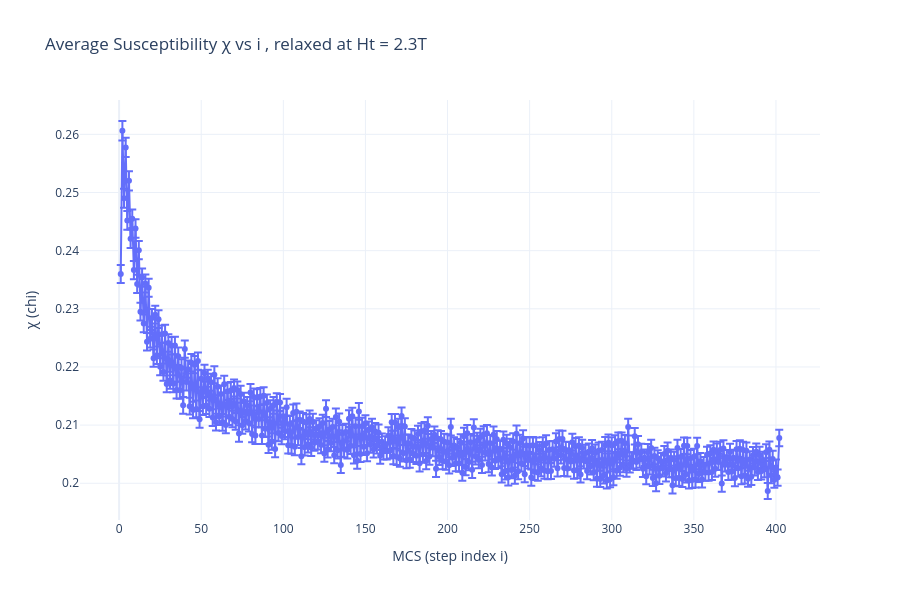
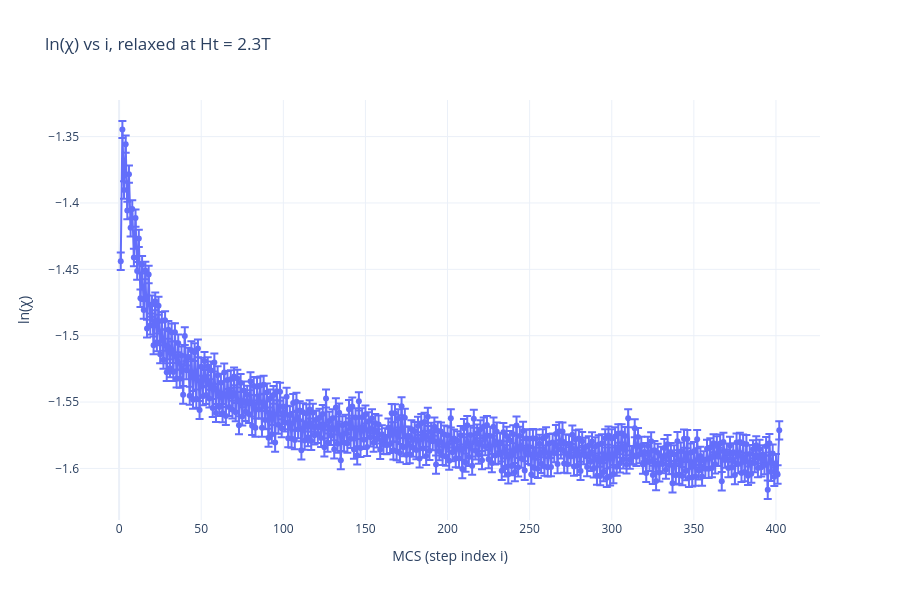
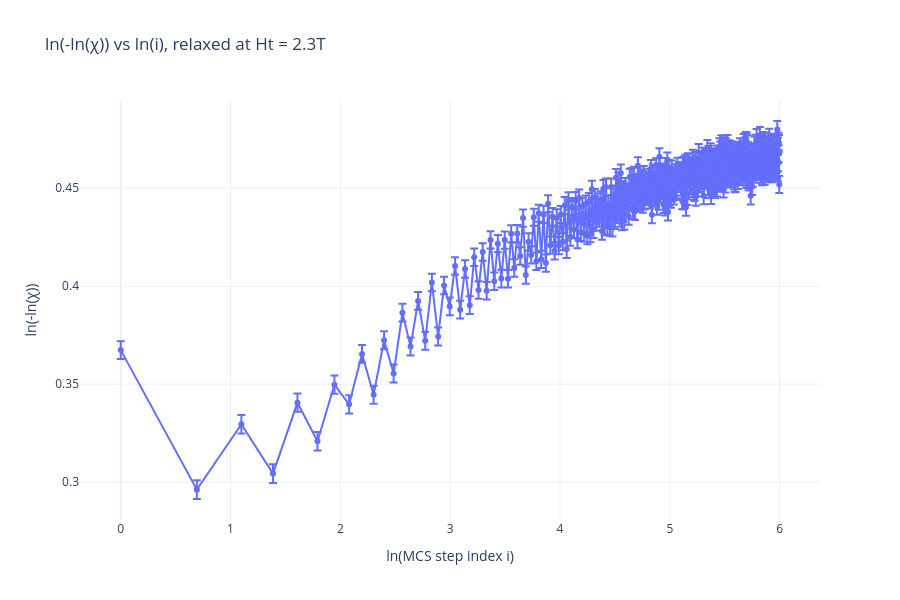

Notebook code cell kept with these figures, in order:
### Code cell
from spirit import simulation, state,quantities, hamiltonian,parameters,geometry,configuration,system,io
import numpy as np
import os
import matplotlib.pyplot as plt
import multiprocessing as mp
import plotly.graph_objects as go
import plotly.express as px
import pandas as pd
from scipy.stats import linregress
from tqdm import tqdm
import time
H_relax = 2.3
grouped = df_all.groupby(['gamma', 'i']).agg(
        chi_mean=('chi', 'mean'),
        chi_std=('chi', 'std')
    ).reset_index()

grouped['chi_sem'] = grouped['chi_std'] / (n_cycles ** 0.5)

fig = go.Figure()

unique_gammas = grouped['gamma'].unique()
for gamma in unique_gammas:
    df_gamma = grouped[grouped['gamma'] == gamma]

    fig.add_trace(go.Scatter(
        x=df_gamma['i'],
        y=df_gamma['chi_mean'],
        mode='lines+markers',
        name=f"γ = {gamma:.1e}",
        error_y=dict(
            type='data',
            array=df_gamma['chi_sem'],
            visible=True
        )
    ))

fig.update_layout(
    title=f"Average Susceptibility χ vs i , relaxed at Ht = {H_relax}T",
    xaxis_title="MCS (step index i)",
    yaxis_title="χ (chi)",
    legend_title="Tunneling γ",
    template="plotly_white",
    width=900,
    height=600
)

# fig.write_html(f"MCS_decay_gamma_{gamma}_dim_{dim}_with_SEM_errorbars_Ht{H_relax}_20.html")
fig.show()

fig_ln = go.Figure()

for gamma in unique_gammas:
    df_gamma = grouped[grouped['gamma'] == gamma]

    # Avoid log of zero or negative numbers
    df_gamma = df_gamma[df_gamma['chi_mean'] > 0]

    fig_ln.add_trace(go.Scatter(
        x=df_gamma['i'],
        y=np.log(df_gamma['chi_mean']),
        mode='lines+markers',
        name=f"γ = {gamma:.1e}",
        error_y=dict(
            type='data',
            array=df_gamma['chi_sem'] / df_gamma['chi_mean'],  # Propagation of error in log(chi)
            visible=True
        )
    ))

fig_ln.update_layout(
    title=f"ln(χ) vs i, relaxed at Ht = {H_relax}T",
    xaxis_title="MCS (step index i)",
    yaxis_title="ln(χ)",
    legend_title="Tunneling γ",
    template="plotly_white",
    width=900,
    height=600
)

# fig_ln.write_html(f"ln_MCS_decay_gamma_{gamma}_dim_{dim}_with_SEM_errorbars_Ht{H_relax}_20.html")
fig_ln.show()

fig_lnln = go.Figure()

for gamma in unique_gammas:
    df_gamma = grouped[grouped['gamma'] == gamma].copy()

    # Filter out invalid values
    df_gamma = df_gamma[(df_gamma['chi_mean'] > 0) & (np.log(df_gamma['chi_mean']) < 0)]

    # Compute x = ln(i), y = ln(-ln(chi))
    df_gamma['ln_i'] = np.log(df_gamma['i'])
    df_gamma['ln_ln_chi'] = np.log(-np.log(df_gamma['chi_mean']))

    # Error propagation
    df_gamma['ln_ln_chi_sem'] = (
            np.abs(1 / (np.log(df_gamma['chi_mean']) * df_gamma['chi_mean'])) * df_gamma['chi_sem']
    )

    fig_lnln.add_trace(go.Scatter(
        x=df_gamma['ln_i'],
        y=df_gamma['ln_ln_chi'],
        mode='lines+markers',
        name=f"γ = {gamma:.1e}",
        error_y=dict(
            type='data',
            array=df_gamma['ln_ln_chi_sem'],
            visible=True
        )
    ))

fig_lnln.update_layout(
    title=f"ln(-ln(χ)) vs ln(i), relaxed at Ht = {H_relax}T",
    xaxis_title="ln(MCS step index i)",
    yaxis_title="ln(-ln(χ))",
    legend_title="Tunneling γ",
    template="plotly_white",
    width=900,
    height=600
)

# fig_lnln.write_html(f"lnln_MCS_decay_gamma_{gamma}_dim_{dim}_with_SEM_errorbars_Ht{H_relax}_20.html")
fig_lnln.show()

### Figure 1 — Plotly figure (JSON) as saved in the notebook; plotly's stock layout.template omitted (floating-point values rounded to 4 significant figures; data arrays with more than 128 entries replaced by an {"elided": "..."} marker saying what was removed)
{"data": [{"error_y": {"array": {"elided": "402 float values"}, "type": "data", "visible": true}, "mode": "lines+markers", "name": "γ = 1.0e-06", "x": {"elided": "402 int values"}, "y": {"elided": "402 float values"}, "type": "scatter"}], "layout": {"title": {"text": "Average Susceptibility χ vs i , relaxed at Ht = 2.3T"}, "xaxis": {"title": {"text": "MCS (step index i)"}}, "yaxis": {"title": {"text": "χ (chi)"}}, "legend": {"title": {"text": "Tunneling γ"}}, "width": 900, "height": 600}}

### Figure 2 — Plotly figure (JSON) as saved in the notebook; plotly's stock layout.template omitted (floating-point values rounded to 4 significant figures; data arrays with more than 128 entries replaced by an {"elided": "..."} marker saying what was removed)
{"data": [{"error_y": {"array": {"elided": "402 float values"}, "type": "data", "visible": true}, "mode": "lines+markers", "name": "γ = 1.0e-06", "x": {"elided": "402 int values"}, "y": {"elided": "402 float values"}, "type": "scatter"}], "layout": {"title": {"text": "ln(χ) vs i, relaxed at Ht = 2.3T"}, "xaxis": {"title": {"text": "MCS (step index i)"}}, "yaxis": {"title": {"text": "ln(χ)"}}, "legend": {"title": {"text": "Tunneling γ"}}, "width": 900, "height": 600}}

### Figure 3 — Plotly figure (JSON) as saved in the notebook; plotly's stock layout.template omitted (floating-point values rounded to 4 significant figures; data arrays with more than 128 entries replaced by an {"elided": "..."} marker saying what was removed)
{"data": [{"error_y": {"array": {"elided": "402 float values"}, "type": "data", "visible": true}, "mode": "lines+markers", "name": "γ = 1.0e-06", "x": {"elided": "402 float values"}, "y": {"elided": "402 float values"}, "type": "scatter"}], "layout": {"title": {"text": "ln(-ln(χ)) vs ln(i), relaxed at Ht = 2.3T"}, "xaxis": {"title": {"text": "ln(MCS step index i)"}}, "yaxis": {"title": {"text": "ln(-ln(χ))"}}, "legend": {"title": {"text": "Tunneling γ"}}, "width": 900, "height": 600}}
